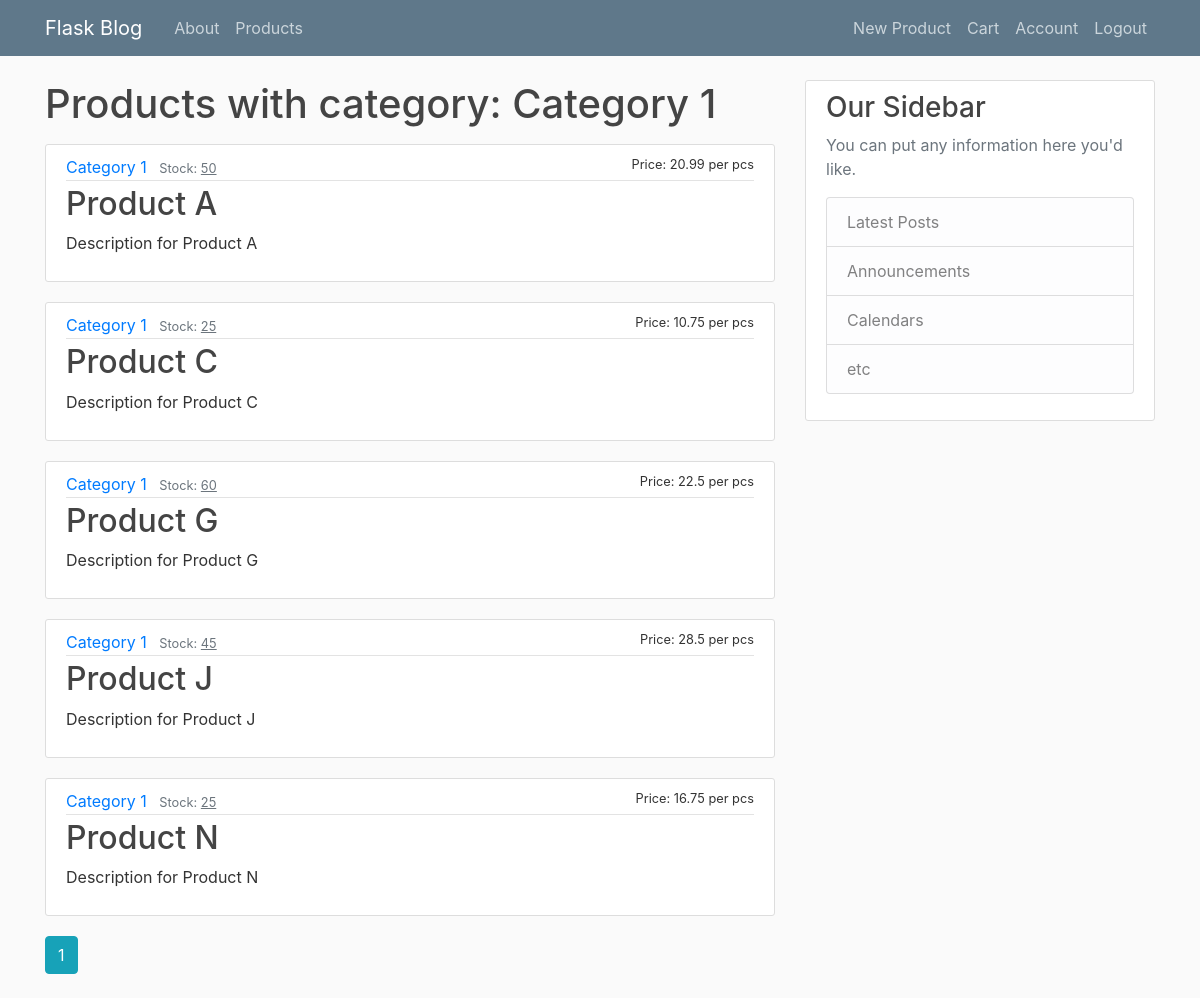
Page /products/Category 1 (signed in) on the committed database.
### flaskblog/models.py (models this page shows, shortened)
class Product(db.Model):
    id = db.Column(db.Integer, primary_key=True)
    name = db.Column(db.String(20), nullable=False, unique=True)
    category = db.Column(db.String(20), nullable=False)
    price = db.Column(db.Double, nullable=False)
    quantityInStock = db.Column(db.Integer, nullable=False)
    unitOfMeasure = db.Column(db.String(20), nullable=False)
    description = db.Column(db.Text, nullable=False)

### flaskblog/products/routes.py (the view)
@products.route("/products/<string:category>")
@login_required
def category_products(category):
    page = request.args.get('page', 1, type=int)
    products = Product.query.filter_by(category=category).order_by(Product.name.asc()).paginate(page=page, per_page=5)
    if not products.items:
        abort(404)
    return render_template('category_products.html', products=products, category=category)

### flaskblog/models.py (called while the page is built)
@login_manager.user_loader
def load_user(user_id):
    return User.query.get(int(user_id))

    def has_roles(self, role):
        if isinstance(role, str):
            return role in (role.name for role in self.roles)
        else:
            return role in self.roles

### flaskblog/templates/category_products.html
{% extends "layout.html" %}
{% block content %}
    <h1 class="mb-3">Products with category: {{ category }}</h1>
    {% for product in products.items %}
      <article class="media content-section {% if product.quantityInStock==0 %}gray-bg{% endif %}">
        <div class="media-body">
          <div class="product-metadata">
            <a class="mr-2" href="{{ url_for('products.category_products', category=product.category) }}">{{ product.category }}</a>
            <small class="text-muted">Stock: <u>{{ product.quantityInStock }}</u></small>
            <small class="flt-r" {% if product.quantityInStock==0 %}style="color: red;"{% endif %}>{% if product.quantityInStock==0 %}OUT OF STOCK{% else %} Price: {{product.price}} per {{product.unitOfMeasure}}{% endif %}</small>
          </div>
          <h2><a class="product-title" href="{{ url_for('products.product', product_id=product.id) }}">{{ product.name }}</a></h2>
          <p class="product-content">{{ product.description }}</p>
        </div>
      </article>
      {% endfor %}
      {% for page_num in products.iter_pages(left_edge=1, right_edge=1, left_current=1, right_current=2) %}
        {% if page_num %}
          {% if products.page == page_num %}
            <a class="btn btn-info mb-4" href="{{ url_for('main.products', page=page_num) }}">{{ page_num }}</a>
          {% else %}
            <a class="btn btn-outline-info mb-4" href="{{ url_for('main.products', page=page_num) }}">{{ page_num }}</a>
          {% endif %}
        {% else %}
          ...
        {% endif %}
      {% endfor %}
{% endblock content %}

### flaskblog/static/main.css (style rules this page uses)
body { background: #fafafa; color: #333333; margin-top: 5rem; }
h1, h2, h3, h4, h5, h6 { color: #444444; }
.content-section { background: #ffffff; padding: 10px 20px; border: 1px solid #dddddd; border-radius: 3px; margin-bottom: 20px; }
.product-title { color: #444444; }
.product-content { white-space: pre-line; }
.product-metadata { padding-bottom: 1px; margin-bottom: 4px; border-bottom: 1px solid #e3e3e3 }
.flt-r { float: right; }

### rows in the picture
Product: category "Category 1", quantityInStock "50", price "20.99", unitOfMeasure "pcs", name "Product A", description "Description for Product A"
Product: category "Category 1", quantityInStock "25", price "10.75", unitOfMeasure "pcs", name "Product C", description "Description for Product C"
Product: category "Category 1", quantityInStock "60", price "22.5", unitOfMeasure "pcs", name "Product G", description "Description for Product G"
Product: category "Category 1", quantityInStock "45", price "28.5", unitOfMeasure "pcs", name "Product J", description "Description for Product J"
Product: category "Category 1", quantityInStock "25", price "16.75", unitOfMeasure "pcs", name "Product N", description "Description for Product N"

### other values in the picture
{{ category }} "Category 1"
{{ page_num }} "1"
